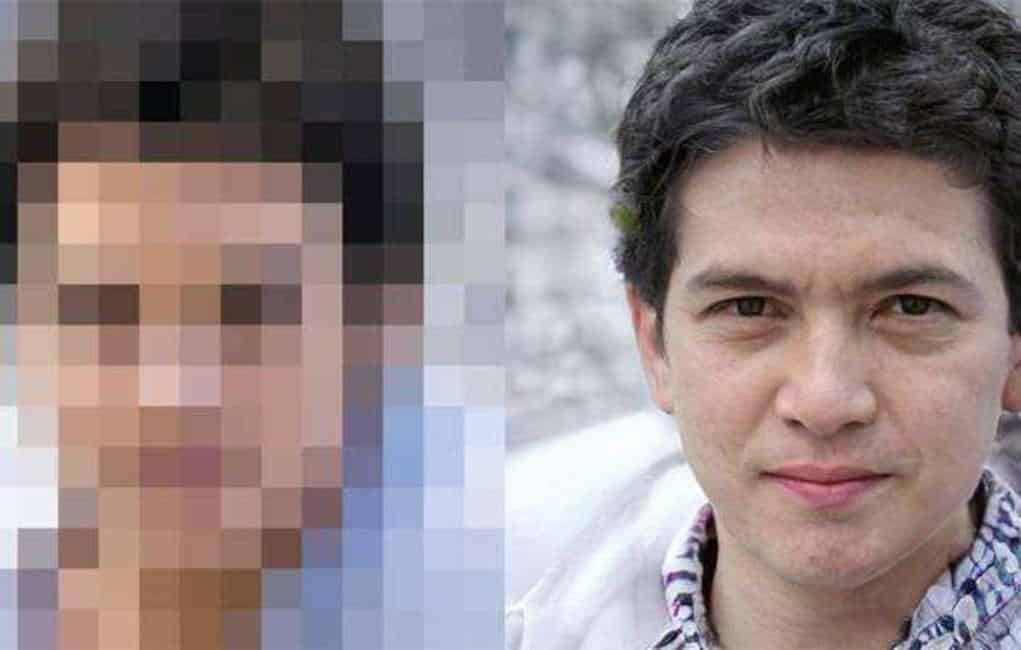
#> input picture Atividade 2/imagem/imagem.jpg, 1021 x 650 px, found by its file name
$ python OpenCV_EX05.py
#> lines starting #> are read from the running program, lines starting #| are printed output that depends on the picture
# Biblioteca do openCV
import cv2

# Variavel imagem usando a função imread() para ler a imagem
img = cv2.imread('.\imagem\imagem.jpg')
#> img is the input picture: shape (650, 1021, 3); mean B, G, R 132.9, 131, 145.1

# Substituindo todos os pixels por Azul(Blue)

for y in range(0 , img.shape[0]): # Y percorre as linha;
    for x in range(0, img.shape[1]): # X percorre as colunas.
        img[y, x] = (0,(x*y)%256,0)
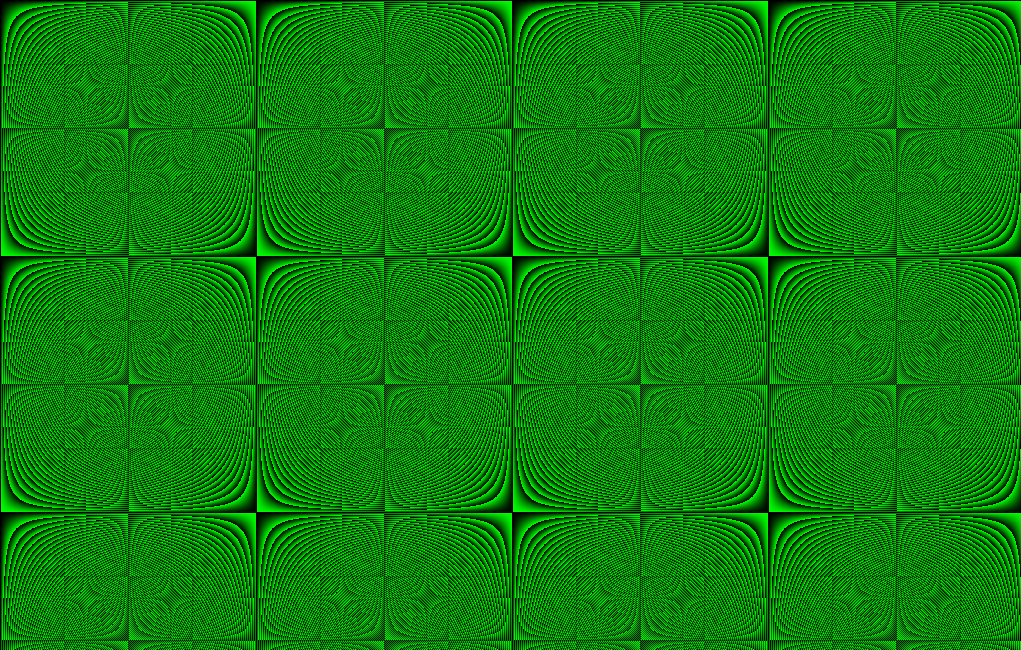
#> img: shape (650, 1021, 3); mean B, G, R 0, 125.4, 0

# Mostrar a imagem usando o imshow()
cv2.imshow("Imagem Modificada", img)

# Esperar até pressionar qualquer botão... Esqueci de usar esse ele apareceu e sem ver nada ele ja sumiu
cv2.waitKey(0)
